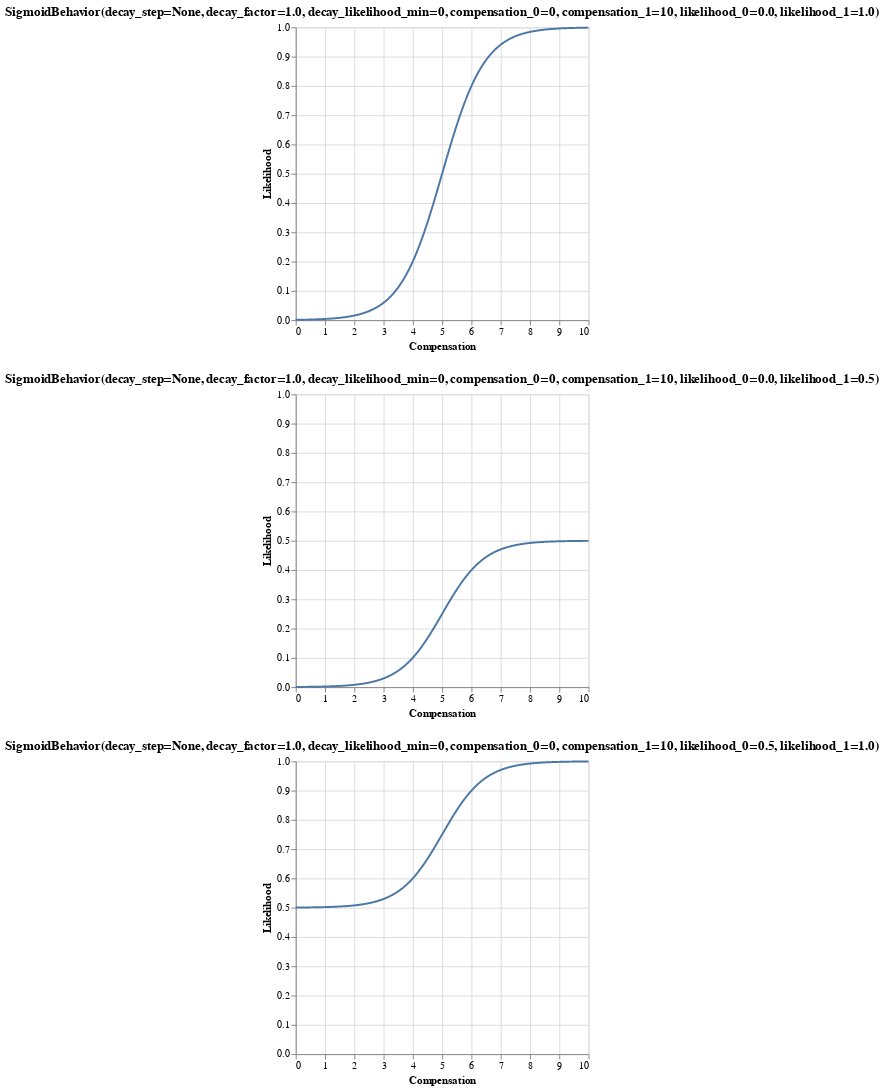

The notebook cell saved with this chart:
### Code cell
import altair as alt


plots = [vis_behavior(b(), min(COMPENSATIONS), max(COMPENSATIONS), title=str(b())) for b in BEHAVIORS]
alt.vconcat(*plots)

### Figure 1 — Vega-Lite specification as saved in the notebook (floating-point values rounded to 4 significant figures; data arrays with more than 128 entries replaced by an {"elided": "..."} marker saying what was removed)
{"config": {"view": {"continuousWidth": 300, "continuousHeight": 300}}, "vconcat": [{"data": {"name": "data-a2b55f57a759091d2e3b2398fbb85042"}, "mark": {"type": "line"}, "encoding": {"x": {"field": "x", "title": "Compensation", "type": "quantitative"}, "y": {"field": "y", "scale": {"domain": [0, 1]}, "title": "Likelihood", "type": "quantitative"}}, "title": "SigmoidBehavior(decay_step=None, decay_factor=1.0, decay_likelihood_min=0, compensation_0=0, compensation_1=10, likelihood_0=0.0, likelihood_1=1.0)"}, {"data": {"name": "data-eb7628a511f9653372661fb42a29203a"}, "mark": {"type": "line"}, "encoding": {"x": {"field": "x", "title": "Compensation", "type": "quantitative"}, "y": {"field": "y", "scale": {"domain": [0, 1]}, "title": "Likelihood", "type": "quantitative"}}, "title": "SigmoidBehavior(decay_step=None, decay_factor=1.0, decay_likelihood_min=0, compensation_0=0, compensation_1=10, likelihood_0=0.0, likelihood_1=0.5)"}, {"data": {"name": "data-89ec7e0e508c3726093d93176991247f"}, "mark": {"type": "line"}, "encoding": {"x": {"field": "x", "title": "Compensation", "type": "quantitative"}, "y": {"field": "y", "scale": {"domain": [0, 1]}, "title": "Likelihood", "type": "quantitative"}}, "title": "SigmoidBehavior(decay_step=None, decay_factor=1.0, decay_likelihood_min=0, compensation_0=0, compensation_1=10, likelihood_0=0.5, likelihood_1=1.0)"}], "$schema": "https://vega.github.io/schema/vega-lite/v5.16.3.json", "datasets": {"data-a2b55f57a759091d2e3b2398fbb85042": {"elided": "1000 records"}, "data-eb7628a511f9653372661fb42a29203a": {"elided": "1000 records"}, "data-89ec7e0e508c3726093d93176991247f": {"elided": "1000 records"}}}
